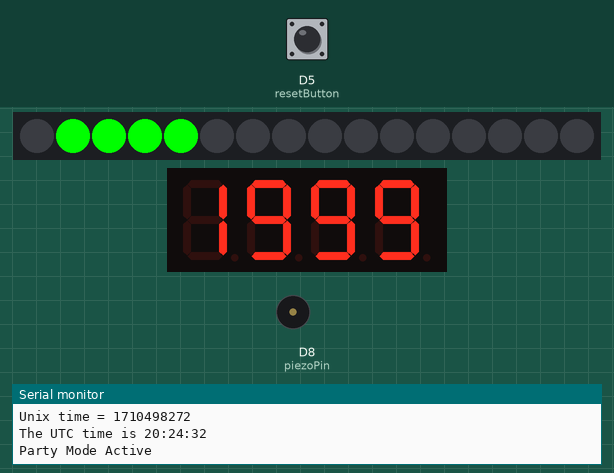
Bench run of a sketch on a simulated ESP8266 (Wemos D1 mini). Shown: 16 RGB LEDs in strip order, left to right, 4-digit seven-segment display, buzzer (waves = sounding, pin HIGH), the last lines printed to the serial monitor. The test bench sets the inputs (shaded band); at power-on: D5 (resetButton) LOW. WiFi joins after 1.5 s; servers stay silent unless stated.

Above: at 6.9 s.
7.0 s: D5 (resetButton) pulled HIGH for 2.15 s
At 7.4 s:
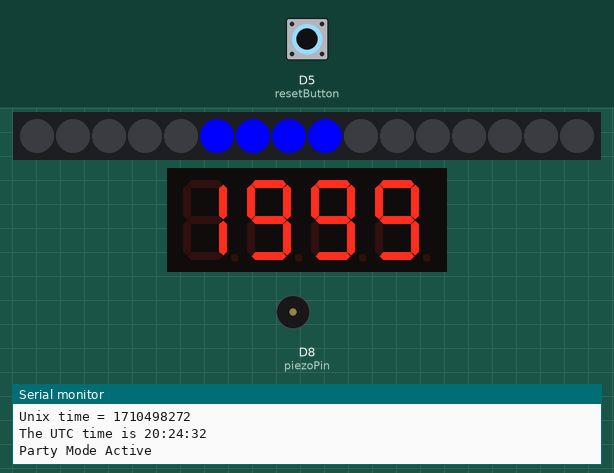
At 9.3 s:
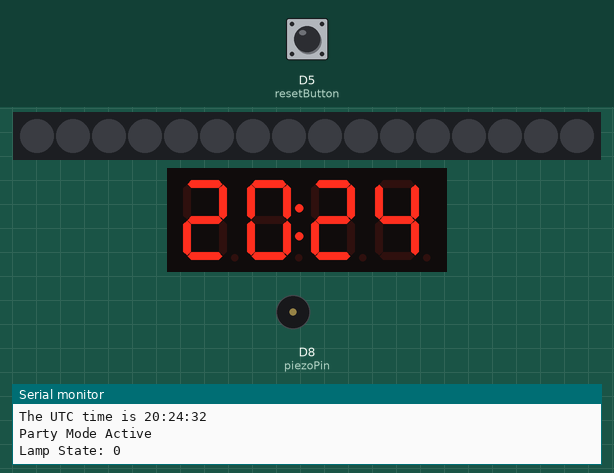
13.1 s: D5 (resetButton) pulled HIGH for 2.15 s
At 13.5 s:
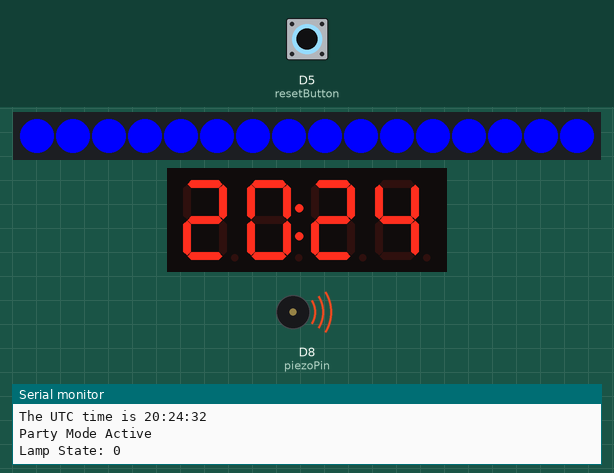
Timing chart, 0 to 16.4 s (numbered marks = the images above; inputs shaded):
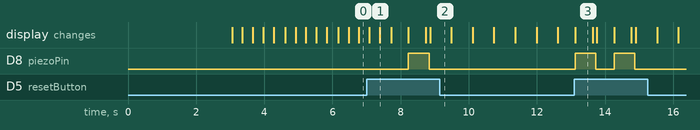

Measured:
- after the input at 7.0 s, D8 (piezoPin): LOW → HIGH after 1.2 s, → LOW 0.61 s later; the display: first differs from a run without the input after 0.72 s (image 2 shows a later state)
- after the input at 13.1 s, D8 (piezoPin): alternates HIGH for 0.61 s and LOW for 0.53 s, 4 changes in all, then stays LOW, starting at once
- what the display in image 3 shows lasts 0.5 s, from 13.1 s to 13.6 s

The sketch:

012_DLC_MK7.ino
```cpp
//github V019. Code cleanup and hardware prep.
#include <ArduinoJson.h>
#include <ESP8266WiFi.h>
#include <WiFiUdp.h>
#include <ESP8266WebServer.h>
ESP8266WebServer server(80);
const char* ssid = "Telstra00F027";
const char* pass =  "yrtqbgr9fann";
int lampState = 0;
int alarmSet = 0;
int alarmHour = 6;
int alarmMin = 0;
int timezone = 10; //make 11 for Daylight saving. +10 for sydney etc

unsigned int localPort = 2390;// local port to listen for UDP packets
IPAddress timeServerIP; // time.nist.gov NTP server address
const char* ntpServerName = "time.nist.gov";
const int NTP_PACKET_SIZE = 48; // NTP time stamp is in the first 48 bytes of the message
byte packetBuffer[ NTP_PACKET_SIZE]; //buffer to hold incoming and outgoing packets
WiFiUDP udp;

//Neopixel Setup
#include <Adafruit_NeoPixel.h>
#ifdef __AVR__
#include <avr/power.h>
#endif
// Which pin on the Arduino is connected to the NeoPixels?
#define PIN            D3 //Pin D8 on the Wemos
// How many NeoPixels are attached to the Arduino?
#define NUMPIXELS      16 //8 if only useing one strip, 16 for 2
#define BRIGHTNESS 255
Adafruit_NeoPixel pixels = Adafruit_NeoPixel(NUMPIXELS, PIN, NEO_GRB + NEO_KHZ800);
//
//Clock Setup
#include "TM1637.h"
//Pins for TM1637
#define CLK D7//8
#define DIO D6//was9
TM1637 tm1637(CLK, DIO);

int hh, mm;
int decPoint = 0;

//Alarms Setup
#include <TimeLib.h>
#include <TimeAlarms.h>

//Pins setup
int resetButton = D5;
int piezoPin = D8;
int buzzerOn = 0;

//Chase function, used in partyMode
static void chase(uint32_t c) {
        for (uint16_t i = 0; i < pixels.numPixels() + 4; i++) {
                pixels.setPixelColor(i, c); // Draw new pixel
                pixels.setPixelColor(i - 4, 0); // Erase pixel a few steps back
                pixels.show();
                delay(25);
        }
}
//Demo to test all the pixels are working. Will loop until the reset button is held down
void partyMode() {
  Serial.println("Party Mode Active");
        while (digitalRead(resetButton) == LOW) {
                //set clock
                //we're gunna party like it's;
                tm1637.point(POINT_OFF);
                tm1637.display(0, 1);
                tm1637.display(1, 9);
                tm1637.display(2, 9);
                tm1637.display(3, 9);
                chase(pixels.Color(255, 0, 0)); // Red
                chase(pixels.Color(0, 255, 0)); // Green
                chase(pixels.Color(0, 0, 255)); // Blue
        }

}
void lightOn() {
        for (int i = 0; i < NUMPIXELS; i++) {
                pixels.setPixelColor(i, pixels.Color(255, 255, 255));
                //Serial.println(i);
                pixels.show();
        }
        lampState = 1;
        Serial.print("Lamp State: ");
        Serial.println(lampState);
}
void lightOff() {
        for (int i = 0; i < NUMPIXELS; i++) {
                pixels.setPixelColor(i, pixels.Color(0, 0, 0));
                pixels.show();
        }
        lampState = 0;
        Serial.print("Lamp State: ");
        Serial.println(lampState);
}
void setPink() {
        Serial.println("System OK");
        for (int i = 0; i < NUMPIXELS; i++) {
                pixels.setPixelColor(i, pixels.Color(255, 20, 20));
                pixels.show();
        }
}
void setRed() {
        Serial.println("Set to RED, 60 minutes");
        for (int i = 0; i < NUMPIXELS; i++) {
                pixels.setPixelColor(i, pixels.Color(255, 0, 0));
                pixels.show();
        }
}
void setBlue() {
        for (int i = 0; i < NUMPIXELS; i++) {
                pixels.setPixelColor(i, pixels.Color(0, 0, 255)); // Moderately bright green color. //20
                pixels.show(); // This sends the updated pixel color to the hardware.
        }
}
void setGreen() {
        for (int i = 0; i < NUMPIXELS; i++) {
                pixels.setPixelColor(i, pixels.Color(0, 255, 0)); // Moderately bright green color. //20
                pixels.show(); // This sends the updated pixel color to the hardware.
        }
}
void set1() {//10

        for (int i = 0; i < NUMPIXELS; i++) {
                pixels.setPixelColor(i, pixels.Color(255, 5, 0));
                pixels.show();
        }
}
void set2() {//20
        pixels.setBrightness(100);
        for (int i = 0; i < NUMPIXELS; i++) {
                pixels.setPixelColor(i, pixels.Color(255, 10, 0));
                pixels.show();
        }
}
void set3() {//30
        pixels.setBrightness(200);
        for (int i = 0; i < NUMPIXELS; i++) {
                pixels.setPixelColor(i, pixels.Color(255, 128, 0));
                pixels.show();
        }
}
void set4() {//40
        pixels.setBrightness(BRIGHTNESS);
        Serial.println("Wake up");
        buzzerOn = 1;
        for (int i = 0; i < NUMPIXELS; i++) {
                pixels.setPixelColor(i, pixels.Color(255, 255, 255));
                pixels.show();
        }
}
void setClockDisplay() {
        if (decPoint == 0) {
                tm1637.point(POINT_OFF);
                decPoint = 1;
        } else {
                tm1637.point(POINT_ON);
                decPoint = 0;
        }
        tm1637.display(0, hh / 10); // hour
        tm1637.display(1, hh % 10);
        tm1637.display(2, mm / 10); // minutes
        tm1637.display(3, mm % 10);
        delay(500);
}
void showIP(){
//  IPAddress ip = WiFi.localIP();
//  char buf[16];
//  buf
////sprintf(lcdBuffer, "%d.%d.%d.%d:%d", ip[0], ip[1], ip[2], ip[3], udpPort);
//  Serial.println(WiFi.localIP());
//        tm1637.display(0, hh / 10); // hour
//        tm1637.display(1, hh % 10);
//        tm1637.display(2, mm / 10); // minutes
//        tm1637.display(3, mm % 10);
//        delay(500);
}
unsigned long sendNTPpacket(IPAddress& address) {
        Serial.println("sending NTP packet...");
        // set all bytes in the buffer to 0
        memset(packetBuffer, 0, NTP_PACKET_SIZE);
        // Initialize values needed to form NTP request
        // (see URL above for details on the packets)
        packetBuffer[0] = 0b11100011; // LI, Version, Mode
        packetBuffer[1] = 0; // Stratum, or type of clock
        packetBuffer[2] = 6; // Polling Interval
        packetBuffer[3] = 0xEC; // Peer Clock Precision
        // 8 bytes of zero for Root Delay & Root Dispersion
        packetBuffer[12]  = 49;
        packetBuffer[13]  = 0x4E;
        packetBuffer[14]  = 49;
        packetBuffer[15]  = 52;

        // all NTP fields have been given values, now
        // you can send a packet requesting a timestamp:
        udp.beginPacket(address, 123); //NTP requests are to port 123
        udp.write(packetBuffer, NTP_PACKET_SIZE);
        udp.endPacket();
}
void getTime() {
        //get a random server from the pool
        WiFi.hostByName(ntpServerName, timeServerIP);

        sendNTPpacket(timeServerIP); // send an NTP packet to a time server
        // wait to see if a reply is available
        delay(1000);

        int cb = udp.parsePacket();
        if (!cb) {
                Serial.println("no packet yet");
        }
        else {
                Serial.print("packet received, length=");
                Serial.println(cb);
                // We've received a packet, read the data from it
                udp.read(packetBuffer, NTP_PACKET_SIZE); // read the packet into the buffer

                //the timestamp starts at byte 40 of the received packet and is four bytes,
                // or two words, long. First, esxtract the two words:

                unsigned long highWord = word(packetBuffer[40], packetBuffer[41]);
                unsigned long lowWord = word(packetBuffer[42], packetBuffer[43]);
                // combine the four bytes (two words) into a long integer
                // this is NTP time (seconds since Jan 1 1900):
                unsigned long secsSince1900 = highWord << 16 | lowWord;
                Serial.print("Seconds since Jan 1 1900 = " );
                Serial.println(secsSince1900);

                // now convert NTP time into everyday time:
                Serial.print("Unix time = ");
                // Unix time starts on Jan 1 1970. In seconds, that's 2208988800:
                const unsigned long seventyYears = 2208988800UL;
                // subtract seventy years:
                unsigned long epoch = secsSince1900 - seventyYears;
                // print Unix time:
                Serial.println(epoch);
                //utc offset...
                //set this bit and ntp
                //setTime(8,29,0,1,1,11); // set time to Saturday 8:29:00am Jan 1 2011
                epoch = epoch + (3600 * timezone); //sets the UTC timezone offset

                int cHour = ((epoch  % 86400L) / 3600);
                int cMin = ((epoch  % 3600) / 60);
                int cSec = (epoch % 60);
                setTime(cHour, cMin, cSec, 1, 1, 11);
                //adjusttime

                // print the hour, minute and second:
                Serial.print("The UTC time is "); // UTC is the time at Greenwich Meridian (GMT)
                Serial.print((epoch  % 86400L) / 3600);// print the hour (86400 equals secs per day)
                Serial.print(':');
                if ( ((epoch % 3600) / 60) < 10 ) {
                        // In the first 10 minutes of each hour, we'll want a leading '0'
                        Serial.print('0');
                }
                Serial.print((epoch  % 3600) / 60);// print the minute (3600 equals secs per minute)
                Serial.print(':');
                if ( (epoch % 60) < 10 ) {
                        // In the first 10 seconds of each minute, we'll want a leading '0'
                        Serial.print('0');
                }
                Serial.println(epoch % 60); // print the second
        }

        delay(500);
}
void handleStatus() {

        String message;
        message += "{ \"lampOn\": ";
        message += lampState;
        message += ", ";
        message += "\"alarmSet\": ";
        message += alarmSet;
        message += ", ";
        message += "\"alarmHour\": ";
        message += alarmHour;
        message += ", ";
        message += "\"alarmMin\": ";
        message += alarmMin;
        message += " }";

        server.send(200, "text/plain", message );
}
void handleLamp() {
        //im the client.

        StaticJsonBuffer<200> jsonBuffer;
        JsonObject& root = jsonBuffer.parseObject(server.arg("plain"));
        root.printTo(Serial);
        int lampStatus = root["lampOn"];
        if (lampStatus == 0) {
                lightOff();
        } else {
                lightOn();
        }
        String message;
        message += "{ \"success\": ";
        message += "1 }";
        server.send(200, "text/plain", message );
}
void handleSet() {
        StaticJsonBuffer<200> jsonBuffer;
        JsonObject& root = jsonBuffer.parseObject(server.arg("plain"));
        root.printTo(Serial);
        //int lampStatus = root["lampOn"];
        alarmHour = root["alarmHour"];
        alarmMin = root["alarmMin"];
        setAlarm();
        String message;
        message += "{ \"success\": ";
        message += "1 }";
        server.send(200, "text/plain", message );
}
void Repeats() {
        Serial.println("15 second timer");
}
void setAlarm() {

        //Set the alarms
        Serial.println("Alarms set");//message +=alarmHour;


        //final time alarm
        Alarm.alarmOnce(alarmHour - 2, alarmMin, 0, set2);
        Alarm.alarmOnce(alarmHour - 1, alarmMin, 0, set3);
        Alarm.alarmOnce(alarmHour, alarmMin, 0, set4);
        Serial.print ("Alarm Set for: ");
        Serial.print(alarmHour);
        Serial.print(":");
        Serial.println(alarmMin);
        alarmSet = 1;
}
void setup() {

        //?6
        pixels.setBrightness(BRIGHTNESS);
        pixels.begin(); // This initializes the NeoPixel library.
        pinMode(piezoPin, OUTPUT);
        tm1637.init();
        tm1637.set(5);//BRIGHT_TYPICAL = 2,BRIGHT_DARKEST = 0,BRIGHTEST = 7;
        Serial.begin(115200);
        Serial.println();
        Serial.println();

        // We start by connecting to a WiFi network
        Serial.print("Connecting to ");
        Serial.println(ssid);
        WiFi.begin(ssid, pass);

        while (WiFi.status() != WL_CONNECTED) {
                delay(500);
                Serial.print(".");
        }
        Serial.println("");

        Serial.println("WiFi connected");
        Serial.println("IP address: ");
        Serial.println(WiFi.localIP());

        Serial.println("Starting UDP");
        udp.begin(localPort);
        Serial.print("Local port: ");
        Serial.println(udp.localPort());

        pinMode(resetButton, INPUT);

        //server
        server.on("/status", handleStatus);
        server.on("/lamp", handleLamp);
        server.on("/set", handleSet);
        server.begin(); //Start the server
        //gettime

        lightOff();
        getTime();

        //party mode. enter test circuit. Once you have started, press the rest button to revert to noprmal mode
        partyMode();

}
void digitalClockDisplay() {
        // digital clock display of the time
        Serial.print(hour());
        printDigits(minute());
        printDigits(second());
        Serial.println();
}
void printDigits(int digits) {
        Serial.print(":");
        if (digits < 10)
                Serial.print('0');
        Serial.print(digits);
}
void loop() {

        hh = hour(), DEC;
        mm = minute(), DEC;
          if (buzzerOn == 1) {
            digitalWrite(piezoPin, HIGH);
            delay(100);
            digitalWrite(piezoPin, LOW);
            //flash lights? This is where you add flash code or call a function to do so
          } else{
            digitalWrite(piezoPin, LOW);
          }
          //Display Clock
          setClockDisplay();
          //Alarm.delay(1);
          if (digitalRead(resetButton) == HIGH) {
            setBlue();
            digitalWrite(piezoPin, HIGH);
            delay(500);
            buzzerOn = 0;
            lightOff();
          }
        //getTime();//ntp server
        //Serial.println(WiFi.localIP());
        Alarm.delay(1);
        server.handleClient();
        //comment uncomment if you need the clock displayed on the serial monitor
        //digitalClockDisplay();
        delay(100);

}
```
